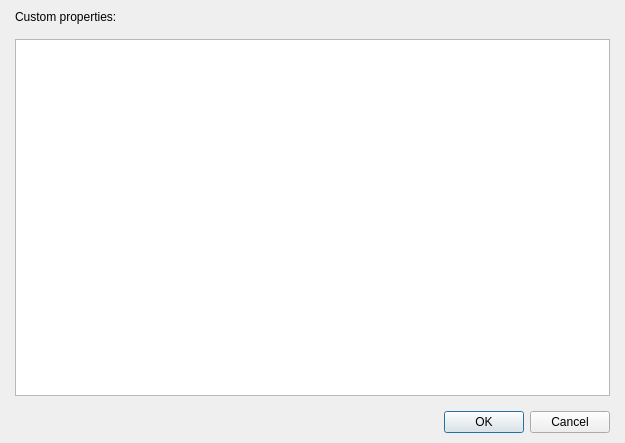
<?xml version="1.0" encoding="UTF-8"?>
<ui version="4.0">
 <class>DialogSystemCustomStructure</class>
 <widget class="QDialog" name="DialogSystemCustomStructure">
  <property name="geometry">
   <rect>
    <x>0</x>
    <y>0</y>
    <width>625</width>
    <height>443</height>
   </rect>
  </property>
  <property name="windowTitle">
   <string>Dialog</string>
  </property>
  <layout class="QGridLayout" name="gridLayout">
   <property name="leftMargin">
    <number>15</number>
   </property>
   <property name="topMargin">
    <number>10</number>
   </property>
   <property name="rightMargin">
    <number>15</number>
   </property>
   <property name="bottomMargin">
    <number>10</number>
   </property>
   <item row="0" column="0">
    <layout class="QVBoxLayout" name="verticalLayout_2" stretch="1,0">
     <property name="spacing">
      <number>15</number>
     </property>
     <item>
      <layout class="QVBoxLayout" name="verticalLayout">
       <item>
        <widget class="QLabel" name="label">
         <property name="text">
          <string>Custom properties:</string>
         </property>
        </widget>
       </item>
       <item>
        <widget class="WidgetSuperTree" name="treeView"/>
       </item>
      </layout>
     </item>
     <item>
      <widget class="QDialogButtonBox" name="buttonBox">
       <property name="orientation">
        <enum>Qt::Horizontal</enum>
       </property>
       <property name="standardButtons">
        <set>QDialogButtonBox::Cancel|QDialogButtonBox::Ok</set>
       </property>
      </widget>
     </item>
    </layout>
   </item>
  </layout>
 </widget>
 <customwidgets>
  <customwidget>
   <class>WidgetSuperTree</class>
   <extends>QTreeView</extends>
   <header>widgetsupertree.h</header>
  </customwidget>
 </customwidgets>
 <resources/>
 <connections>
  <connection>
   <sender>buttonBox</sender>
   <signal>accepted()</signal>
   <receiver>DialogSystemCustomStructure</receiver>
   <slot>accept()</slot>
   <hints>
    <hint type="sourcelabel">
     <x>248</x>
     <y>254</y>
    </hint>
    <hint type="destinationlabel">
     <x>157</x>
     <y>274</y>
    </hint>
   </hints>
  </connection>
  <connection>
   <sender>buttonBox</sender>
   <signal>rejected()</signal>
   <receiver>DialogSystemCustomStructure</receiver>
   <slot>reject()</slot>
   <hints>
    <hint type="sourcelabel">
     <x>316</x>
     <y>260</y>
    </hint>
    <hint type="destinationlabel">
     <x>286</x>
     <y>274</y>
    </hint>
   </hints>
  </connection>
 </connections>
</ui>
